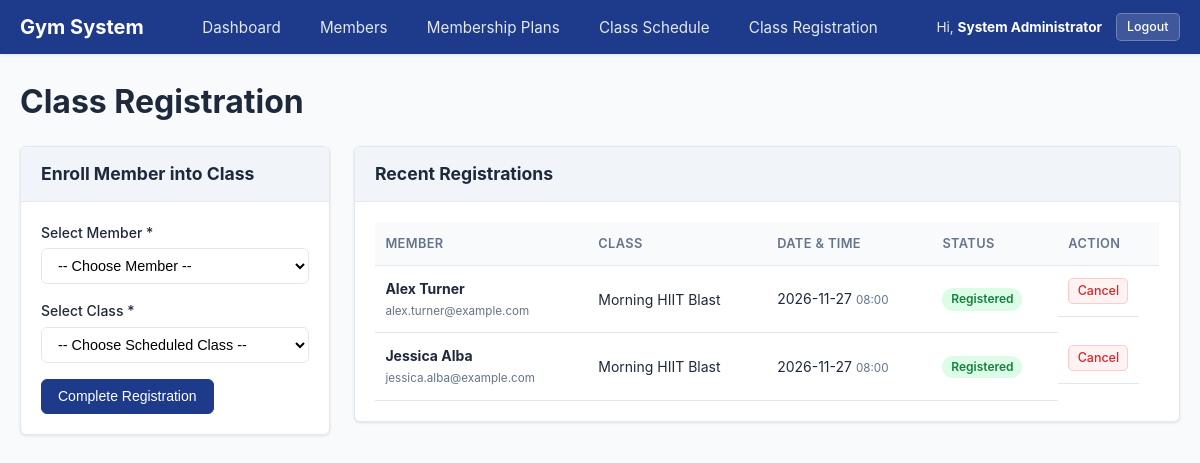
/pages/registration_form.php (signed in), run on the app's committed database.
### tables this page shows
CREATE TABLE IF NOT EXISTS `registrations` (
    `id` INT AUTO_INCREMENT PRIMARY KEY,
    `member_id` INT NOT NULL,
    `class_id` INT NOT NULL,
    `registered_at` TIMESTAMP DEFAULT CURRENT_TIMESTAMP,
    `attendance_status` VARCHAR(20) NOT NULL DEFAULT 'Registered',
    `created_at` TIMESTAMP DEFAULT CURRENT_TIMESTAMP,
    UNIQUE KEY `uq_member_class` (`member_id`, `class_id`),
    CONSTRAINT `fk_registrations_member` FOREIGN KEY (`member_id`) REFERENCES `members` (`id`) ON DELETE CASCADE,
    CONSTRAINT `fk_registrations_class` FOREIGN KEY (`class_id`) REFERENCES `classes` (`id`) ON DELETE CASCADE
);

CREATE TABLE IF NOT EXISTS `members` (
    `id` INT AUTO_INCREMENT PRIMARY KEY,
    `first_name` VARCHAR(50) NOT NULL,
    `last_name` VARCHAR(50) NOT NULL,
    `email` VARCHAR(100) NOT NULL UNIQUE,
    `phone` VARCHAR(20) NOT NULL,
    `date_of_birth` DATE NOT NULL,
    `status_id` INT NOT NULL,
    `joined_on` DATE NOT NULL,
    `created_at` TIMESTAMP DEFAULT CURRENT_TIMESTAMP,
    CONSTRAINT `fk_members_status` FOREIGN KEY (`status_id`) REFERENCES `member_statuses` (`id`) ON UPDATE CASCADE ON DELETE RESTRICT
);

CREATE TABLE IF NOT EXISTS `classes` (
    `id` INT AUTO_INCREMENT PRIMARY KEY,
    `class_name` VARCHAR(100) NOT NULL,
    `instructor_id` INT NOT NULL,
    `class_date` DATE NOT NULL,
    `start_time` TIME NOT NULL,
    `capacity` INT NOT NULL,
    `room` VARCHAR(50) NOT NULL,
    `created_at` TIMESTAMP DEFAULT CURRENT_TIMESTAMP,
    CONSTRAINT `fk_classes_instructor` FOREIGN KEY (`instructor_id`) REFERENCES `instructors` (`id`) ON DELETE RESTRICT
);

### includes/functions.php (called while the page is built, shortened)
<?php
function escape($value) {
    return htmlspecialchars((string)$value, ENT_QUOTES, 'UTF-8');
}

### models/registration.php (called while the page is built, shortened)
<?php
class Registration {
    private $db_connection;
    public function __construct($db_connection) {
        $this->db_connection = $db_connection;
    }
    public function getAll() {
        $sql_query = "
            SELECT r.*,
                   m.first_name, m.last_name, m.email AS member_email,
                   c.class_name, c.class_date, c.start_time, c.room,
                   i.full_name AS instructor_name
            FROM registrations r
            JOIN members m ON r.member_id = m.id
            JOIN classes c ON r.class_id = c.id
            JOIN instructors i ON c.instructor_id = i.id
            ORDER BY r.registered_at DESC
        ";
        $statement = $this->db_connection->prepare($sql_query);
        $statement->execute();
        return $statement->fetchAll();
    }
}

### pages/registration_form.php (the view, shortened to what this page needs)
<?php
require_once __DIR__ . '/../includes/header.php';
require_once __DIR__ . '/../models/registration.php';
$pdo_connection = getDbConnection();
$registration_model = new Registration($pdo_connection);
$recent_registrations = $registration_model->getAll();
?>
<div class="page-title-row">
    <h1>Class Registration</h1>
</div>
<div class="row">
    <div class="col-form">
        <div class="card">
            <div class="card-header">
                <h2>Enroll Member into Class</h2>
            </div>
            <div class="card-body">
                <form method="POST" action="<?php echo escape(BASE_URL); ?>/pages/registration_form.php" class="validated-form">
                    <div class="form-group">
                        <label for="member_id">Select Member *</label>
                        <select id="member_id" name="member_id" required class="form-control">
                            <option value="">-- Choose Member --</option>
                        </select>
                    </div>
                    <div class="form-group">
                        <label for="class_id">Select Class *</label>
                        <select id="class_id" name="class_id" required class="form-control">
                            <option value="">-- Choose Scheduled Class --</option>
                        </select>
                    </div>
                    <button type="submit" class="btn btn-primary">Complete Registration</button>
                </form>
            </div>
        </div>
    </div>
    <div class="col-table">
        <div class="card">
            <div class="card-header">
                <h2>Recent Registrations</h2>
            </div>
            <div class="card-body">
                <?php if (empty($recent_registrations)): ?>
                    <p class="text-muted">No class registrations found.</p>
                <?php else: ?>
                    <div class="table-responsive">
                        <table class="data-table">
                            <thead>
                                <tr>
                                    <th>Member</th>
                                    <th>Class</th>
                                    <th>Date &amp; Time</th>
                                    <th>Status</th>
                                    <th>Action</th>
                                </tr>
                            </thead>
                            <tbody>
                                <?php foreach ($recent_registrations as $reg_row): ?>
                                    <tr>
                                        <td>
                                            <strong><?php echo escape($reg_row['first_name'] . ' ' . $reg_row['last_name']); ?></strong><br>
                                            <small class="text-muted"><?php echo escape($reg_row['member_email']); ?></small>
                                        </td>
                                        <td><?php echo escape($reg_row['class_name']); ?></td>
                                        <td>
                                            <?php echo escape($reg_row['class_date']); ?>
                                            <small class="text-muted"><?php echo escape(substr($reg_row['start_time'], 0, 5)); ?></small>
                                        </td>
                                        <td>
                                            <span class="badge badge-success"><?php echo escape($reg_row['attendance_status']); ?></span>
                                        </td>
                                        <td class="table-actions">
                                            <a href="<?php echo escape(BASE_URL); ?>/pages/registration_form.php?action=cancel&amp;id=<?php echo escape($reg_row['id']); ?>"
                                               class="btn btn-sm btn-danger delete-btn" data-confirm="Are you sure you want to cancel this registration?">Cancel</a>
                                        </td>
                                    </tr>
                                <?php endforeach; ?>
                            </tbody>
                        </table>
                    </div>
                <?php endif; ?>
            </div>
        </div>
    </div>
</div>
<?php require_once __DIR__ . '/../includes/footer.php'; ?>

### assets/css/style.css (style rules this page uses)
:root { --primary-color: #1e3a8a; --primary-hover: #172554; --secondary-color: #64748b; --secondary-hover: #475569; --success-color: #15803d; --danger-color: #b91c1c; --warning-color: #b45309; --bg-color: #f8fafc; --card-bg: #ffffff; --text-color: #1e293b; --text-muted: #64748b; --border-color: #e2e8f0; --radius: 6px; --shadow: 0 1px 3px rgba(0, 0, 0, 0.1); }
* { box-sizing: border-box; margin: 0; padding: 0; }
body { font-family: -apple-system, BlinkMacSystemFont, "Segoe UI", Roboto, Helvetica, Arial, sans-serif; background-color: var(--bg-color); color: var(--text-color); line-height: 1.5; display: flex; flex-direction: column; min-height: 100vh; }
.page-title-row { margin-bottom: 1.25rem; }
.row { display: flex; flex-wrap: wrap; gap: 1.5rem; }
.col-form { flex: 0 0 310px; max-width: 310px; }
.col-table { flex: 1 1 0; min-width: 0; }
.card { background-color: var(--card-bg); border: 1px solid var(--border-color); border-radius: var(--radius); box-shadow: var(--shadow); margin-bottom: 1.5rem; overflow: hidden; }
.card-header { background-color: #f1f5f9; padding: 0.85rem 1.25rem; border-bottom: 1px solid var(--border-color); display: flex; justify-content: space-between; align-items: center; }
.card-header h2 { font-size: 1.1rem; margin: 0; }
.card-body { padding: 1.25rem; }
.table-responsive { width: 100%; overflow-x: auto; -webkit-overflow-scrolling: touch; }
.data-table { width: 100%; border-collapse: collapse; font-size: 0.875rem; }
.data-table th, .data-table td { padding: 0.75rem 0.65rem; border-bottom: 1px solid var(--border-color); text-align: left; vertical-align: middle; }
.data-table th { background-color: #f8fafc; color: var(--text-muted); font-weight: 600; font-size: 0.8rem; text-transform: uppercase; letter-spacing: 0.03em; }
.table-actions { display: inline-flex; align-items: center; gap: 0.3rem; white-space: nowrap; }
.table-actions .btn { padding: 0.28rem 0.52rem; font-size: 0.78rem; }
.form-group { margin-bottom: 1rem; }
.form-group label { display: block; margin-bottom: 0.35rem; font-size: 0.875rem; font-weight: 500; }
.form-control { width: 100%; padding: 0.5rem 0.75rem; font-size: 0.9rem; border: 1px solid var(--border-color); border-radius: var(--radius); outline: none; background-color: #ffffff; }
.btn { display: inline-flex; align-items: center; justify-content: center; padding: 0.5rem 1rem; font-size: 0.875rem; font-weight: 500; line-height: 1.25; text-align: center; text-decoration: none; border: 1px solid transparent; border-radius: var(--radius); cursor: pointer; white-space: nowrap; transition: all 0.15s ease-in-out; }
.btn-primary { background-color: var(--primary-color); color: #ffffff; border-color: var(--primary-color); }
.btn-danger { background-color: var(--danger-color); color: #ffffff; border-color: var(--danger-color); }
.btn-sm { padding: 0.35rem 0.65rem; font-size: 0.78rem; font-weight: 500; border-radius: 5px; white-space: nowrap; }
.table-actions .btn-danger, .btn-sm.btn-danger { background-color: #fef2f2; color: #dc2626; border: 1px solid #fecaca; }
.badge { display: inline-block; padding: 0.25rem 0.55rem; border-radius: 9999px; font-size: 0.75rem; font-weight: 600; line-height: 1.2; white-space: nowrap; }
.badge-success { background-color: #dcfce7; color: var(--success-color); }
.text-muted { color: var(--text-muted); }

### data on the page
registrations: member.last_name "Alex Turner", member.email "alex.turner@example.com", class.class_name "Morning HIIT Blast", class.class_date "2026-11-27", class.start_time "08:00", attendance_status "Registered"
registrations: member.last_name "Jessica Alba", member.email "jessica.alba@example.com", class.class_name "Morning HIIT Blast", class.class_date "2026-11-27", class.start_time "08:00", attendance_status "Registered"

### other printed values
$current_user['name'] "System Administrator"
